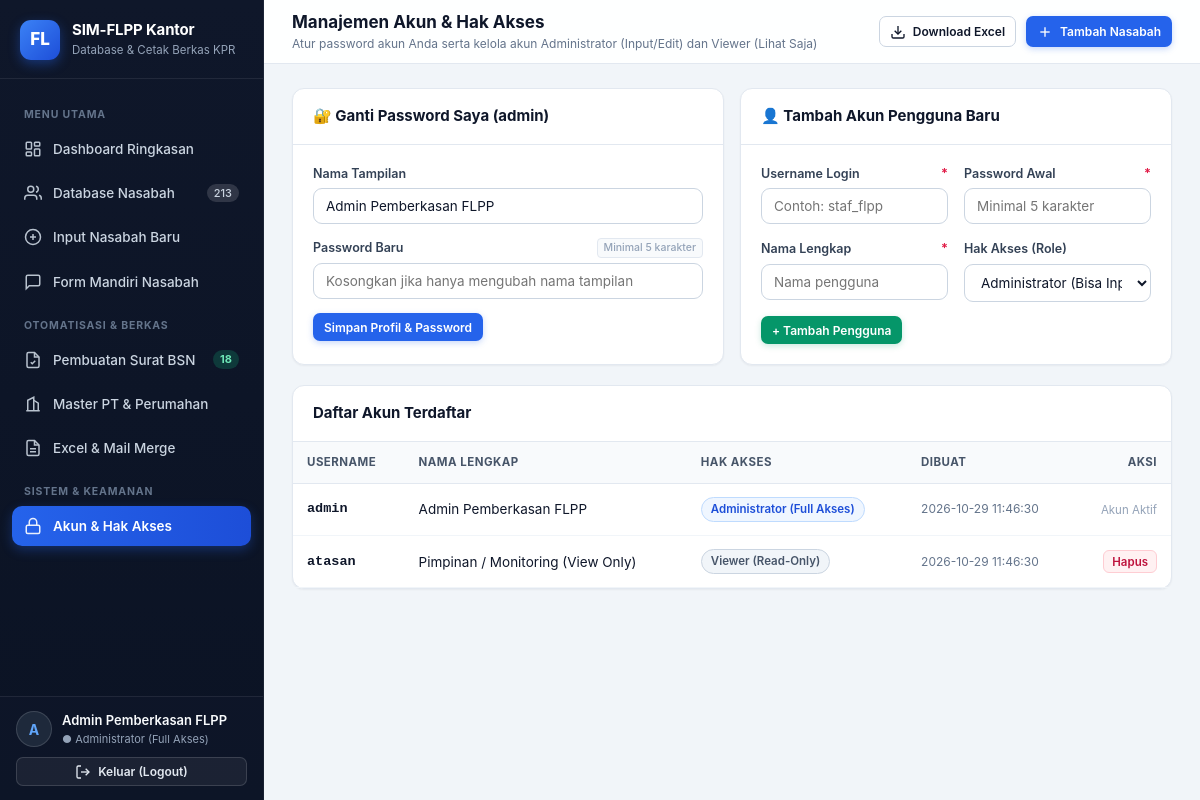
The app's page /index.php?page=users (signed in) with its own data.
### tables this page shows
CREATE TABLE users (
                id INTEGER PRIMARY KEY AUTOINCREMENT,
                username TEXT NOT NULL UNIQUE,
                password_hash TEXT NOT NULL,
                full_name TEXT NOT NULL,
                role TEXT NOT NULL DEFAULT 'admin',
                created_at TEXT NOT NULL
            );

### app/bootstrap.php (called while the page is built, shortened)
<?php
require_once __DIR__ . '/helpers.php';
function currentUser(): ?array {
    return $_SESSION['user'] ?? null;
}
function isAdmin(): bool {
    return (($_SESSION['user']['role'] ?? '') === 'admin');
}

### app/helpers.php (called while the page is built, shortened)
<?php
function e(mixed $val): string {
    return htmlspecialchars((string)$val, ENT_QUOTES | ENT_SUBSTITUTE, 'UTF-8');
}

### views/users.php (the view, shortened to what this page needs)
<?php
$pageTitle = 'Manajemen Akun & Hak Akses';
$pageSubtitle = 'Atur password akun Anda serta kelola akun Administrator (Input/Edit) dan Viewer (Lihat Saja)';
$usersList = $pdo->query("SELECT id, username, full_name, role, created_at FROM users ORDER BY id ASC")->fetchAll();
$me = currentUser();
require __DIR__ . '/layout_header.php';
?>
<div class="form-grid">
    <div class="card">
        <div class="card-header">
            <h3 class="card-title">🔐 Ganti Password Saya (<?= e($me['username'] ?? '') ?>)</h3>
        </div>
        <div class="card-body">
            <form method="post" action="index.php?page=change_password">
                <div class="form-group" style="margin-bottom:14px;">
                    <label class="form-label">Nama Tampilan</label>
                    <input type="text" name="full_name" class="form-control" required value="<?= e($me['full_name'] ?? '') ?>">
                </div>
                <div class="form-group" style="margin-bottom:14px;">
                    <label class="form-label">Password Baru <span class="opt-tag">Minimal 5 karakter</span></label>
                    <input type="password" name="new_password" class="form-control" placeholder="Kosongkan jika hanya mengubah nama tampilan">
                </div>
                <button type="submit" class="btn btn-primary btn-sm">Simpan Profil & Password</button>
            </form>
        </div>
    </div>
    <div class="card">
        <div class="card-header">
            <h3 class="card-title">👤 Tambah Akun Pengguna Baru</h3>
        </div>
        <div class="card-body">
            <?php if (!isAdmin()): ?>
                <p style="color:#64748b;font-size:13px;">Hanya akun Administrator yang dapat menambahkan pengguna baru.</p>
            <?php else: ?>
                <form method="post" action="index.php?page=add_user">
                    <div class="form-grid" style="margin-bottom:14px;">
                        <div class="form-group">
                            <label class="form-label">Username Login <span class="req-star">*</span></label>
                            <input type="text" name="username" class="form-control" required placeholder="Contoh: staf_flpp">
                        </div>
                        <div class="form-group">
                            <label class="form-label">Password Awal <span class="req-star">*</span></label>
                            <input type="password" name="password" class="form-control" required placeholder="Minimal 5 karakter">
                        </div>
                        <div class="form-group">
                            <label class="form-label">Nama Lengkap <span class="req-star">*</span></label>
                            <input type="text" name="full_name" class="form-control" required placeholder="Nama pengguna">
                        </div>
                        <div class="form-group">
                            <label class="form-label">Hak Akses (Role)</label>
                            <select name="role" class="form-control">
                                <option value="admin">Administrator (Bisa Input, Edit & Hapus)</option>
                            </select>
                        </div>
                    </div>
                    <button type="submit" class="btn btn-emerald btn-sm">+ Tambah Pengguna</button>
                </form>
            <?php endif; ?>
        </div>
    </div>
</div>
<div class="card">
    <div class="card-header">
        <h3 class="card-title">Daftar Akun Terdaftar</h3>
    </div>
    <div class="table-wrap">
        <table class="data-table">
            <thead>
                <tr>
                    <th>Username</th>
                    <th>Nama Lengkap</th>
                    <th>Hak Akses</th>
                    <th>Dibuat</th>
                    <?php if (isAdmin()): ?><th style="text-align:right;">Aksi</th><?php endif; ?>
                </tr>
            </thead>
            <tbody>
                <?php foreach ($usersList as $u): ?>
                <tr>
                    <td style="font-family:monospace;font-weight:700;"><?= e($u['username']) ?></td>
                    <td><?= e($u['full_name']) ?></td>
                    <td>
                        <?php if ($u['role'] === 'admin'): ?>
                            <span class="badge badge-blue">Administrator (Full Akses)</span>
                        <?php else: ?>
                            <span class="badge badge-slate">Viewer (Read-Only)</span>
                        <?php endif; ?>
                    </td>
                    <td style="font-size:12px;color:#64748b;"><?= e($u['created_at']) ?></td>
                    <?php if (isAdmin()): ?>
                    <td style="text-align:right;">
                        <?php if ((int)$u['id'] !== (int)($me['id'] ?? 0)): ?>
                            <form method="post" action="index.php?page=delete_user" style="display:inline;" onsubmit="return confirm('Hapus akun <?= e(addslashes($u['username'])) ?>?');">
                                <button type="submit" class="btn btn-danger btn-xs">Hapus</button>
                            </form>
                        <?php else: ?>
                            <span style="font-size:11.5px;color:#94a3b8;">Akun Aktif</span>
                        <?php endif; ?>
                    </td>
                    <?php endif; ?>
                </tr>
                <?php endforeach; ?>
            </tbody>
        </table>
    </div>
</div>
<?php require __DIR__ . '/layout_footer.php'; ?>

### views/layout_header.php (shortened to what this page needs)
<?php
$user = currentUser();
$currPage = $_GET['page'] ?? 'dashboard';
$totalNasabahNav = (int)$pdo->query("SELECT COUNT(*) FROM nasabah")->fetchColumn();
?>
<!DOCTYPE html>
<html lang="id">
<head>
    <link rel="stylesheet" href="assets/css/style.css?v=1.0">
</head>
<body>
<div class="app-shell">
    <aside class="sidebar" id="appSidebar">
        <div class="sidebar-brand">
            <div class="brand-logo">FL</div>
            <div>
                <div class="brand-title">SIM-FLPP Kantor</div>
                <div class="brand-subtitle">Database & Cetak Berkas KPR</div>
            </div>
        </div>
        <nav class="sidebar-nav">
            <div class="nav-section-label">Menu Utama</div>
            <a href="index.php?page=dashboard" class="nav-link <?= $currPage === 'dashboard' ? 'active' : '' ?>">
                <svg viewBox="0 0 24 24" fill="none" stroke="currentColor" stroke-width="2"><rect x="3" y="3" width="7" height="9" rx="1"/><rect x="14" y="3" width="7" height="5" rx="1"/><rect x="14" y="12" width="7" height="9" rx="1"/><rect x="3" y="16" width="7" height="5" rx="1"/></svg>
                <span>Dashboard Ringkasan</span>
            </a>
            <a href="index.php?page=nasabah" class="nav-link <?= in_array($currPage, ['nasabah', 'nasabah_detail'], true) ? 'active' : '' ?>">
                <svg viewBox="0 0 24 24" fill="none" stroke="currentColor" stroke-width="2"><path d="M17 21v-2a4 4 0 0 0-4-4H5a4 4 0 0 0-4 4v2"/><circle cx="9" cy="7" r="4"/><path d="M23 21v-2a4 4 0 0 0-3-3.87"/><path d="M16 3.13a4 4 0 0 1 0 7.75"/></svg>
                <span style="flex:1">Database Nasabah</span>
                <span style="background:rgba(255,255,255,0.14);padding:1px 7px;border-radius:99px;font-size:11px;"><?= $totalNasabahNav ?></span>
            </a>
            <?php if (isAdmin()): ?>
            <a href="index.php?page=nasabah_form" class="nav-link <?= $currPage === 'nasabah_form' ? 'active' : '' ?>">
                <svg viewBox="0 0 24 24" fill="none" stroke="currentColor" stroke-width="2"><circle cx="12" cy="12" r="10"/><line x1="12" y1="8" x2="12" y2="16"/><line x1="8" y1="12" x2="16" y2="12"/></svg>
                <span>Input Nasabah Baru</span>
            </a>
            <?php endif; ?>
            <a href="index.php?page=pengajuan" class="nav-link <?= $currPage === 'pengajuan' ? 'active' : '' ?>">
                <svg viewBox="0 0 24 24" fill="none" stroke="currentColor" stroke-width="2"><path d="M21 15a2 2 0 0 1-2 2H7l-4 4V5a2 2 0 0 1 2-2h14a2 2 0 0 1 2 2z"/></svg>
                <span style="flex:1">Form Mandiri Nasabah</span>
            </a>
            <div class="nav-section-label">Otomatisasi & Berkas</div>
            <a href="index.php?page=surat" class="nav-link <?= $currPage === 'surat' ? 'active' : '' ?>">
                <svg viewBox="0 0 24 24" fill="none" stroke="currentColor" stroke-width="2"><path d="M14 2H6a2 2 0 0 0-2 2v16a2 2 0 0 0 2 2h12a2 2 0 0 0 2-2V8z"/><polyline points="14 2 14 8 20 8"/><path d="M9 15l2 2 4-4"/></svg>
                <span style="flex:1">Pembuatan Surat BSN</span>
                <span style="background:rgba(16,185,129,0.22);color:#6ee7b7;font-weight:700;padding:1px 7px;border-radius:99px;font-size:11px;">18</span>
            </a>
            <a href="index.php?page=master" class="nav-link <?= $currPage === 'master' ? 'active' : '' ?>">
                <svg viewBox="0 0 24 24" fill="none" stroke="currentColor" stroke-width="2"><path d="M3 21h18"/><path d="M5 21V7l8-4v18"/><path d="M19 21V11l-6-4"/><path d="M9 9h.01"/><path d="M9 13h.01"/><path d="M9 17h.01"/></svg>
                <span>Master PT & Perumahan</span>
            </a>
            <a href="index.php?page=excel" class="nav-link <?= $currPage === 'excel' ? 'active' : '' ?>">
                <svg viewBox="0 0 24 24" fill="none" stroke="currentColor" stroke-width="2"><path d="M14 2H6a2 2 0 0 0-2 2v16a2 2 0 0 0 2 2h12a2 2 0 0 0 2-2V8z"/><polyline points="14 2 14 8 20 8"/><line x1="16" y1="13" x2="8" y2="13"/><line x1="16" y1="17" x2="8" y2="17"/></svg>
                <span>Excel & Mail Merge</span>
            </a>
            <div class="nav-section-label">Sistem & Keamanan</div>
            <a href="index.php?page=users" class="nav-link <?= $currPage === 'users' ? 'active' : '' ?>">
                <svg viewBox="0 0 24 24" fill="none" stroke="currentColor" stroke-width="2"><rect x="3" y="11" width="18" height="11" rx="2" ry="2"/><path d="M7 11V7a5 5 0 0 1 10 0v4"/></svg>
                <span>Akun & Hak Akses</span>
            </a>
        </nav>
        <div class="sidebar-footer">
            <div class="user-pill">
                <div class="user-avatar"><?= e(strtoupper(substr($user['full_name'] ?? 'U', 0, 1))) ?></div>
                <div class="user-meta">
                    <div class="user-name"><?= e($user['full_name'] ?? '') ?></div>
                    <div class="user-role">
                        <?= isAdmin() ? '● Administrator (Full Akses)' : '● Viewer (Lihat Saja)' ?>
                    </div>
                </div>
            </div>
            <form method="post" action="index.php?page=logout" style="margin:0;">
                <button type="submit" class="btn btn-outline btn-sm" style="width:100%;background:rgba(255,255,255,0.06);border-color:rgba(255,255,255,0.14);color:#e2e8f0;">
                    <svg viewBox="0 0 24 24" fill="none" stroke="currentColor" stroke-width="2"><path d="M9 21H5a2 2 0 0 1-2-2V5a2 2 0 0 1 2-2h4"/><polyline points="16 17 21 12 16 7"/><line x1="21" y1="12" x2="9" y2="12"/></svg>
                    Keluar (Logout)
                </button>
            </form>
        </div>
    </aside>
    <div class="main-area">
        <header class="topbar">
            <div class="topbar-left">
                <div>
                    <h1 class="page-heading"><?= e($pageTitle ?? 'Dashboard') ?></h1>
                    <?php if (!empty($pageSubtitle)): ?>
                        <p class="page-subheading"><?= e($pageSubtitle) ?></p>
                    <?php endif; ?>
                </div>
            </div>
            <div class="topbar-actions">
                <a href="export.php" class="btn btn-outline btn-sm" title="Download Excel (.xlsx) format asli Lembar1 untuk Word Mail Merge">
                    <svg viewBox="0 0 24 24" fill="none" stroke="currentColor" stroke-width="2"><path d="M21 15v4a2 2 0 0 1-2 2H5a2 2 0 0 1-2-2v-4"/><polyline points="7 10 12 15 17 10"/><line x1="12" y1="15" x2="12" y2="3"/></svg>
                    <span>Download Excel</span>
                </a>
                <?php if (isAdmin()): ?>
                <a href="index.php?page=nasabah_form" class="btn btn-primary btn-sm">
                    <svg viewBox="0 0 24 24" fill="none" stroke="currentColor" stroke-width="2"><line x1="12" y1="5" x2="12" y2="19"/><line x1="5" y1="12" x2="19" y2="12"/></svg>
                    <span>Tambah Nasabah</span>
                </a>
                <?php endif; ?>
            </div>
        </header>
        <main class="content-wrap">

### records on screen
users: full_name "A", full_name "Admin Pemberkasan FLPP", username "admin", role "Administrator (Full Akses)", created_at "2026-10-29 11:46:30", shows "Akun Aktif"
users: username "atasan", full_name "Pimpinan / Monitoring (View Only)", role "Viewer (Read-Only)", created_at "2026-10-29 11:46:30"

### other values on screen
$totalNasabahNav "213"
$pageTitle "Manajemen Akun & Hak Akses"
$pageSubtitle "Atur password akun Anda serta kelola akun Administrator (Input/Edit) dan Viewer (Lihat Saja)"
